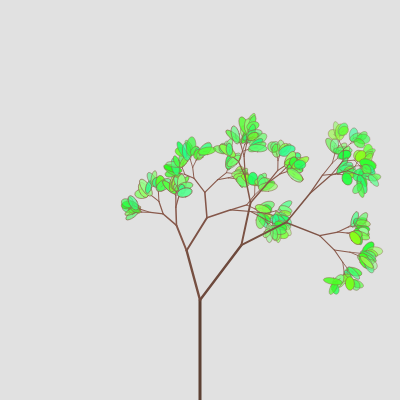
Frame 1 (no input)
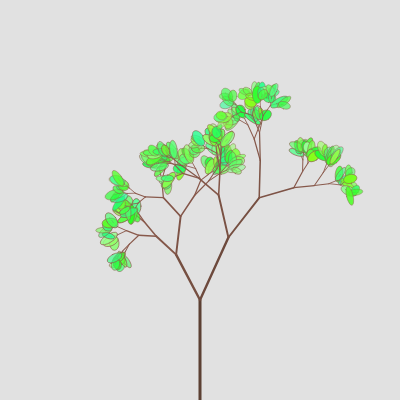
Frame 60 (no input)
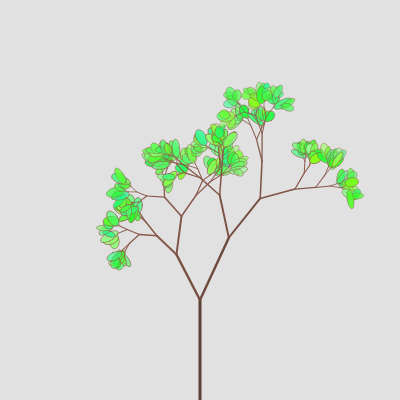
Frame 120 (the mouse pressed at the canvas centre since frame 60)

The p5.js sketch that drew these frames (run headless with seeded random() and noise() and a simulated clock; from frame 60 on, the mouse is pressed at the canvas centre):

// p5.js sketch
// ── sketch.js
// Code from a modified Daniel Shiffman example
// https://thecodingtrain.com/

var angle = 0;
var seed;

function setup() {
  createCanvas(400, 400);
  seed = random(1000);
}
////////////////////////////////////////////////
function draw() {
  background(225);
  angleMode(DEGREES);
  randomSeed(seed);
  angle = 45;
  stroke(255);
  translate(200, height);
  branch(100, 3);
}
/////////////////////////////////////////////////
function branch(len, thickness) {
  stroke(
    map(len, 0, 100, 145, 92),
    map(len, 0, 100, 94, 64),
    map(len, 0, 100, 80, 51)
  );
  strokeWeight(thickness);
  line(0, 0, 0, -len);
  translate(0, -len);
  if (len > 4) {
    push();
    rotate(random(-angle, 0) + map(noise(frameCount / 100), 0, 1, -20, 20));
    branch(len * random(0.5, 0.8), thickness * 0.8);
    pop();
    push();
    rotate(random(0, angle) + map(noise(frameCount / 100), 0, 1, -20, 20));
    branch(len * random(0.5, 0.8), thickness * 0.8);
    pop();
  } else {
    fill(random(25, 150), 255, random(25, 150), random(120, 255));
    ellipse(0, 0, random(5, 10), random(10, 20));
  }
}
